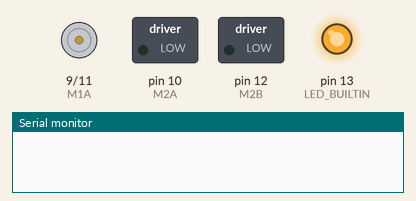
Bench run of a sketch on a simulated Arduino Uno, built with avr-gcc and run on an emulated ATmega328P. Parts: motor-driver pin pairs drawn as motors (green arrow = first pin HIGH = forward, orange = second pin HIGH = backward, longer = more drive), switched loads named in the sketch (green lamp = pin HIGH), output pins drawn as LEDs (lit = HIGH), the last lines printed to the serial monitor.

Above: at 0.6 s.
At 10.6 s:
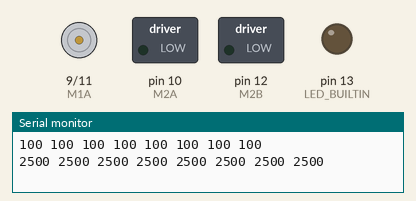
At 11.6 s:
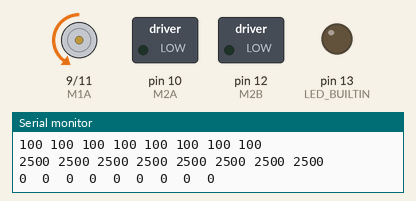
Timing chart, 0 to 13.1 s (numbered marks = the images above):
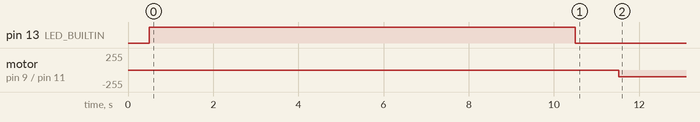

Measured:
- by itself, motor on pin 9 (M1A) / pin 11 (M1B): stopped → backward 100/255 at 11.5 s

The sketch:

QTR8RC_BasicFollow.ino
```cpp
#include <QTRSensors.h>

//pins for motor control
#define M1A 9 //M1A is connected to Arduino pin 9
#define M1B 11 //M1B is connected to Arduio pin 11
#define M2A 10 //M2A is connected to Arduino pin 10
#define M2B 12 //M2B is connected to Arduino pin 12
//M1A and M1B for right motor
//M2A and M2B for left motor

//variables for output to motors
int rightOutputA = 0; //start braking
int rightOutputB = 0; //start braking
int leftOutputA = 0; //start braking
int leftOutputB = 0; //start braking

int turnAmount = 0; //holds how much motors will turn

QTRSensors qtr;

const uint8_t SensorCount = 8;
uint16_t sensorValues[SensorCount];

void setup()
{

  //Motor control pins as outputs
  pinMode(M1A, OUTPUT);
  pinMode(M1B, OUTPUT);
  pinMode(M2A, OUTPUT);
  pinMode(M2B, OUTPUT);

  // configure the sensors
  qtr.setTypeRC();
  qtr.setSensorPins((const uint8_t[]){33, 34, 35, 36, 37, 38, 39, 40}, SensorCount);
  //qtr.setEmitterPin(2);

  delay(500);
  pinMode(LED_BUILTIN, OUTPUT);
  digitalWrite(LED_BUILTIN, HIGH); // turn on Arduino's LED to indicate we are in calibration mode

  // 2.5 ms RC read timeout (default) * 10 reads per calibrate() call
  // = ~25 ms per calibrate() call.
  // Call calibrate() 400 times to make calibration take about 10 seconds.
  for (uint16_t i = 0; i < 400; i++)
  {
    qtr.calibrate();
  }
  digitalWrite(LED_BUILTIN, LOW); // turn off Arduino's LED to indicate we are through with calibration

  // print the calibration minimum values measured when emitters were on
  Serial.begin(9600);
  for (uint8_t i = 0; i < SensorCount; i++)
  {
    Serial.print(qtr.calibrationOn.minimum[i]);
    Serial.print(' ');
  }
  Serial.println();

  // print the calibration maximum values measured when emitters were on
  for (uint8_t i = 0; i < SensorCount; i++)
  {
    Serial.print(qtr.calibrationOn.maximum[i]);
    Serial.print(' ');
  }
  Serial.println();
  Serial.println();
  delay(1000);
}

void loop()
{
  // read calibrated sensor values and obtain a measure of the line position
  // from 0 to 5000 (for a white line, use readLineWhite() instead)
  uint16_t position1 = qtr.readLineBlack(sensorValues);

  // print the sensor values as numbers from 0 to 1000, where 0 means maximum
  // reflectance and 1000 means minimum reflectance, followed by the line
  // position
  for (uint8_t i = 0; i < SensorCount; i++)
  {
    Serial.print(sensorValues[i]);
    Serial.print('\t');
  }
  Serial.println(position1);

  if(position1>4000) //robot veers off left of the line
  {
    turnAmount = (position1-3500)/70;
    //left wheel faster than right to turn right back onto line
    rightOutputA = 0;
    rightOutputB = 50-turnAmount;
    leftOutputA = 50+turnAmount;
    leftOutputB = 0;

    if(position1==7000)
    {
      rightOutputA = 50 +turnAmount;
      rightOutputB = 0;
      leftOutputA = 50 +turnAmount;
      leftOutputB = 0;
    }
  }
  else if(position1<3000) //robot veers off right of line
  {
    turnAmount = (3500-position1)/70;

    rightOutputA = 0;
    rightOutputB = 50+turnAmount;
    leftOutputA = 50-turnAmount;
    leftOutputB = 0;

    if(position1==0)
    {
      rightOutputA = 0;
      rightOutputB = 50+turnAmount;
      leftOutputA = 0;
      leftOutputB = 50 +turnAmount;
    }
  }
  else
  {
    rightOutputA = 0;
    rightOutputB = 50;
    leftOutputA = 50;
    leftOutputB = 0;
  }


  //output to motors after variables have been calculated by either remote control branch or autonomous branch
  analogWrite(M1A,rightOutputA);
  analogWrite(M1B,rightOutputB);
  analogWrite(M2A,leftOutputA);
  analogWrite(M2B,leftOutputB);

  delay(150);
}
```
